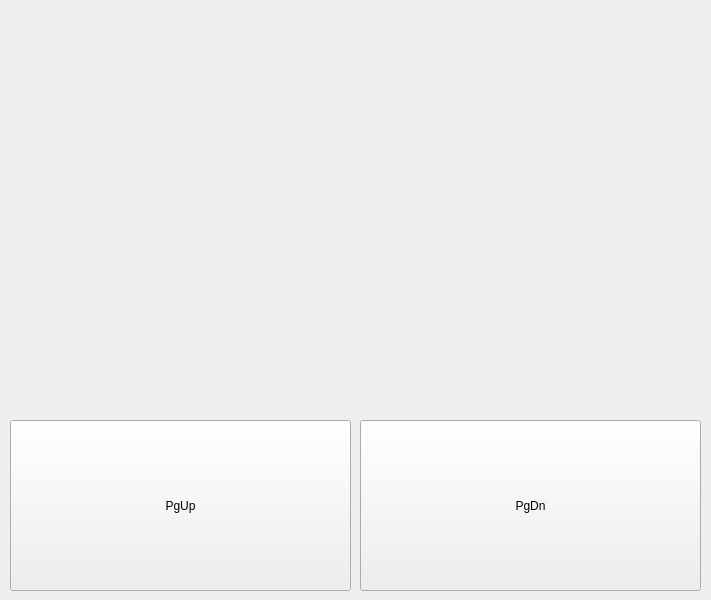
<?xml version="1.0" encoding="UTF-8"?>
<ui version="4.0">
 <class>Main</class>
 <widget class="QWidget" name="Main">
  <property name="geometry">
   <rect>
    <x>0</x>
    <y>0</y>
    <width>711</width>
    <height>600</height>
   </rect>
  </property>
  <property name="windowTitle">
   <string>Form</string>
  </property>
  <widget class="QPushButton" name="pushButton">
   <property name="geometry">
    <rect>
     <x>10</x>
     <y>420</y>
     <width>341</width>
     <height>171</height>
    </rect>
   </property>
   <property name="text">
    <string>PgUp</string>
   </property>
  </widget>
  <widget class="QPushButton" name="pushButton_2">
   <property name="geometry">
    <rect>
     <x>360</x>
     <y>420</y>
     <width>341</width>
     <height>171</height>
    </rect>
   </property>
   <property name="text">
    <string>PgDn</string>
   </property>
  </widget>
 </widget>
 <resources/>
 <connections/>
</ui>
